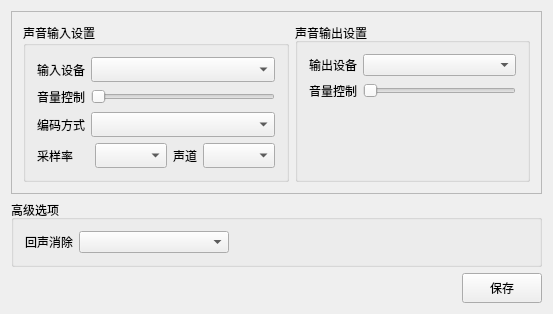
<?xml version="1.0" encoding="UTF-8"?>
<ui version="4.0">
 <class>AudioSettingTab</class>
 <widget class="QWidget" name="AudioSettingTab">
  <property name="geometry">
   <rect>
    <x>0</x>
    <y>0</y>
    <width>553</width>
    <height>305</height>
   </rect>
  </property>
  <property name="maximumSize">
   <size>
    <width>600</width>
    <height>16777215</height>
   </size>
  </property>
  <property name="windowTitle">
   <string>音频设备设置</string>
  </property>
  <layout class="QVBoxLayout" name="verticalLayout">
   <item>
    <widget class="QFrame" name="audioFrame">
     <property name="sizePolicy">
      <sizepolicy hsizetype="Expanding" vsizetype="Expanding">
       <horstretch>0</horstretch>
       <verstretch>0</verstretch>
      </sizepolicy>
     </property>
     <property name="frameShape">
      <enum>QFrame::StyledPanel</enum>
     </property>
     <property name="frameShadow">
      <enum>QFrame::Raised</enum>
     </property>
     <layout class="QHBoxLayout" name="horizontalLayout_5">
      <item>
       <widget class="QGroupBox" name="inputGroupBox">
        <property name="sizePolicy">
         <sizepolicy hsizetype="Preferred" vsizetype="Preferred">
          <horstretch>0</horstretch>
          <verstretch>0</verstretch>
         </sizepolicy>
        </property>
        <property name="font">
         <font>
          <family>宋体</family>
          <pointsize>9</pointsize>
          <weight>50</weight>
          <italic>false</italic>
          <bold>false</bold>
         </font>
        </property>
        <property name="title">
         <string>声音输入设置</string>
        </property>
        <layout class="QVBoxLayout" name="verticalLayout_3">
         <item>
          <layout class="QHBoxLayout" name="horizontalLayout_19">
           <item>
            <widget class="QLabel" name="label_9">
             <property name="font">
              <font>
               <family>宋体</family>
               <pointsize>9</pointsize>
               <weight>50</weight>
               <italic>false</italic>
               <bold>false</bold>
              </font>
             </property>
             <property name="text">
              <string>输入设备</string>
             </property>
            </widget>
           </item>
           <item>
            <widget class="QComboBox" name="inputComboBox_2">
             <property name="sizePolicy">
              <sizepolicy hsizetype="Expanding" vsizetype="Fixed">
               <horstretch>0</horstretch>
               <verstretch>0</verstretch>
              </sizepolicy>
             </property>
            </widget>
           </item>
          </layout>
         </item>
         <item>
          <layout class="QHBoxLayout" name="horizontalLayout">
           <item>
            <widget class="QLabel" name="label_10">
             <property name="font">
              <font>
               <family>宋体</family>
               <pointsize>9</pointsize>
               <weight>50</weight>
               <italic>false</italic>
               <bold>false</bold>
              </font>
             </property>
             <property name="text">
              <string>音量控制</string>
             </property>
            </widget>
           </item>
           <item>
            <widget class="QSlider" name="inputVolumnSlider">
             <property name="maximumSize">
              <size>
               <width>16777215</width>
               <height>16777215</height>
              </size>
             </property>
             <property name="orientation">
              <enum>Qt::Horizontal</enum>
             </property>
             <property name="tickPosition">
              <enum>QSlider::NoTicks</enum>
             </property>
            </widget>
           </item>
          </layout>
         </item>
         <item>
          <layout class="QHBoxLayout" name="horizontalLayout_4">
           <item>
            <widget class="QLabel" name="label_6">
             <property name="text">
              <string>编码方式</string>
             </property>
            </widget>
           </item>
           <item>
            <widget class="QComboBox" name="audioCodecComboBox">
             <property name="sizePolicy">
              <sizepolicy hsizetype="Expanding" vsizetype="Fixed">
               <horstretch>0</horstretch>
               <verstretch>0</verstretch>
              </sizepolicy>
             </property>
            </widget>
           </item>
          </layout>
         </item>
         <item>
          <layout class="QHBoxLayout" name="horizontalLayout_9">
           <item>
            <widget class="QLabel" name="label_11">
             <property name="sizePolicy">
              <sizepolicy hsizetype="Minimum" vsizetype="Preferred">
               <horstretch>0</horstretch>
               <verstretch>0</verstretch>
              </sizepolicy>
             </property>
             <property name="minimumSize">
              <size>
               <width>52</width>
               <height>0</height>
              </size>
             </property>
             <property name="text">
              <string>采样率</string>
             </property>
            </widget>
           </item>
           <item>
            <widget class="QComboBox" name="audioSampleRateComboBox">
             <property name="sizePolicy">
              <sizepolicy hsizetype="Expanding" vsizetype="Fixed">
               <horstretch>0</horstretch>
               <verstretch>0</verstretch>
              </sizepolicy>
             </property>
            </widget>
           </item>
           <item>
            <widget class="QLabel" name="label_22">
             <property name="text">
              <string>声道</string>
             </property>
            </widget>
           </item>
           <item>
            <widget class="QComboBox" name="audioChannelComboBox">
             <property name="sizePolicy">
              <sizepolicy hsizetype="Fixed" vsizetype="Fixed">
               <horstretch>0</horstretch>
               <verstretch>0</verstretch>
              </sizepolicy>
             </property>
             <property name="minimumSize">
              <size>
               <width>40</width>
               <height>0</height>
              </size>
             </property>
            </widget>
           </item>
          </layout>
         </item>
        </layout>
       </widget>
      </item>
      <item>
       <widget class="QGroupBox" name="outputGroupBox">
        <property name="sizePolicy">
         <sizepolicy hsizetype="Preferred" vsizetype="Preferred">
          <horstretch>0</horstretch>
          <verstretch>0</verstretch>
         </sizepolicy>
        </property>
        <property name="styleSheet">
         <string notr="true"/>
        </property>
        <property name="title">
         <string>声音输出设置</string>
        </property>
        <layout class="QVBoxLayout" name="verticalLayout_4">
         <item>
          <layout class="QHBoxLayout" name="horizontalLayout_2">
           <item>
            <widget class="QLabel" name="label_17">
             <property name="text">
              <string>输出设备</string>
             </property>
            </widget>
           </item>
           <item>
            <widget class="QComboBox" name="outputComboBox_2">
             <property name="sizePolicy">
              <sizepolicy hsizetype="Expanding" vsizetype="Fixed">
               <horstretch>0</horstretch>
               <verstretch>0</verstretch>
              </sizepolicy>
             </property>
             <property name="maximumSize">
              <size>
               <width>16777215</width>
               <height>16777215</height>
              </size>
             </property>
            </widget>
           </item>
          </layout>
         </item>
         <item>
          <layout class="QHBoxLayout" name="horizontalLayout_3">
           <item>
            <widget class="QLabel" name="label_18">
             <property name="text">
              <string>音量控制</string>
             </property>
            </widget>
           </item>
           <item>
            <widget class="QSlider" name="outputVolumnSlider">
             <property name="orientation">
              <enum>Qt::Horizontal</enum>
             </property>
            </widget>
           </item>
          </layout>
         </item>
         <item>
          <spacer name="verticalSpacer_2">
           <property name="orientation">
            <enum>Qt::Vertical</enum>
           </property>
           <property name="sizeHint" stdset="0">
            <size>
             <width>20</width>
             <height>40</height>
            </size>
           </property>
          </spacer>
         </item>
        </layout>
       </widget>
      </item>
     </layout>
    </widget>
   </item>
   <item>
    <widget class="QGroupBox" name="groupBox">
     <property name="title">
      <string>高级选项</string>
     </property>
     <layout class="QVBoxLayout" name="verticalLayout_2">
      <item>
       <layout class="QHBoxLayout" name="horizontalLayout_6">
        <item>
         <widget class="QLabel" name="label">
          <property name="sizePolicy">
           <sizepolicy hsizetype="Fixed" vsizetype="Preferred">
            <horstretch>0</horstretch>
            <verstretch>0</verstretch>
           </sizepolicy>
          </property>
          <property name="text">
           <string>回声消除</string>
          </property>
         </widget>
        </item>
        <item>
         <widget class="QComboBox" name="aecComboBox">
          <property name="sizePolicy">
           <sizepolicy hsizetype="Fixed" vsizetype="Fixed">
            <horstretch>0</horstretch>
            <verstretch>0</verstretch>
           </sizepolicy>
          </property>
          <property name="minimumSize">
           <size>
            <width>150</width>
            <height>0</height>
           </size>
          </property>
         </widget>
        </item>
        <item>
         <spacer name="horizontalSpacer_2">
          <property name="orientation">
           <enum>Qt::Horizontal</enum>
          </property>
          <property name="sizeHint" stdset="0">
           <size>
            <width>40</width>
            <height>20</height>
           </size>
          </property>
         </spacer>
        </item>
       </layout>
      </item>
     </layout>
    </widget>
   </item>
   <item>
    <spacer name="verticalSpacer">
     <property name="orientation">
      <enum>Qt::Vertical</enum>
     </property>
     <property name="sizeHint" stdset="0">
      <size>
       <width>20</width>
       <height>40</height>
      </size>
     </property>
    </spacer>
   </item>
   <item>
    <layout class="QHBoxLayout" name="horizontalLayout_7">
     <item>
      <spacer name="horizontalSpacer">
       <property name="orientation">
        <enum>Qt::Horizontal</enum>
       </property>
       <property name="sizeHint" stdset="0">
        <size>
         <width>40</width>
         <height>20</height>
        </size>
       </property>
      </spacer>
     </item>
     <item>
      <widget class="QPushButton" name="saveButton">
       <property name="minimumSize">
        <size>
         <width>80</width>
         <height>30</height>
        </size>
       </property>
       <property name="maximumSize">
        <size>
         <width>80</width>
         <height>30</height>
        </size>
       </property>
       <property name="text">
        <string>保存</string>
       </property>
      </widget>
     </item>
    </layout>
   </item>
  </layout>
 </widget>
 <layoutdefault spacing="6" margin="11"/>
 <resources/>
 <connections/>
</ui>
